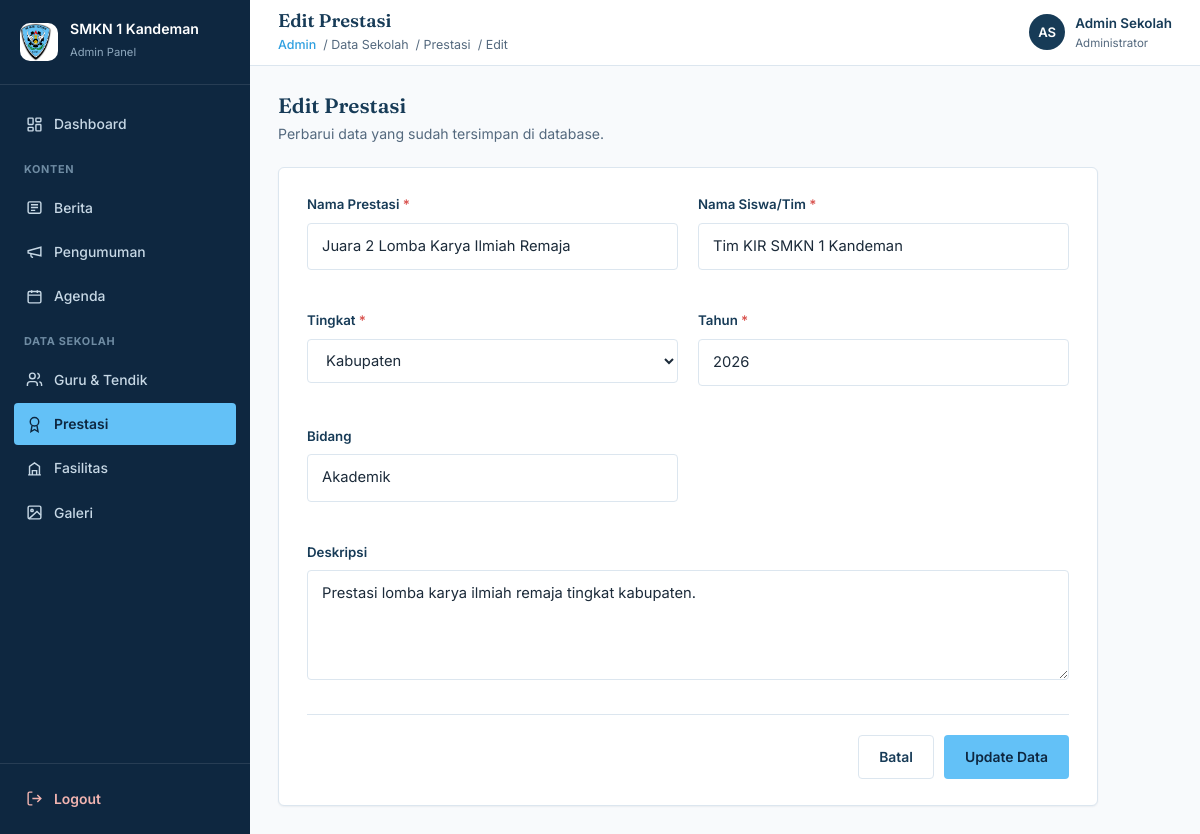
Screenshot of /admin/prestasi/edit.php?id=2 (signed in) with the database file from the repository.
### tables this page shows
CREATE TABLE IF NOT EXISTS prestasi (
    id INT UNSIGNED AUTO_INCREMENT PRIMARY KEY,
    nama_prestasi VARCHAR(200) NOT NULL,
    nama_siswa VARCHAR(150) NOT NULL,
    tingkat ENUM('Sekolah','Kabupaten','Provinsi','Nasional','Internasional') NOT NULL DEFAULT 'Sekolah',
    tahun YEAR NOT NULL,
    bidang VARCHAR(100) DEFAULT NULL,
    deskripsi TEXT,
    created_at TIMESTAMP DEFAULT CURRENT_TIMESTAMP,
    updated_at TIMESTAMP DEFAULT CURRENT_TIMESTAMP ON UPDATE CURRENT_TIMESTAMP
);

### admin/prestasi/edit.php (the view, shortened to what this page needs)
<?php
require_once '../../config/koneksi.php';
$id = isset($_GET['id']) ? intval($_GET['id']) : (isset($_POST['id']) ? intval($_POST['id']) : 0);
$errors = [];
if ($_SERVER['REQUEST_METHOD'] === 'POST') {
    $nama_prestasi = trim($_POST['nama_prestasi'] ?? '');
    $nama_siswa = trim($_POST['nama_siswa'] ?? '');
    $tingkat = trim($_POST['tingkat'] ?? '');
    $tahun = trim($_POST['tahun'] ?? '');
    $bidang = trim($_POST['bidang'] ?? '');
    $deskripsi = trim($_POST['deskripsi'] ?? '');
    if ($nama_prestasi === '') {
        $errors[] = 'Nama Prestasi wajib diisi.';
    }
    if ($nama_siswa === '') {
        $errors[] = 'Nama Siswa/Tim wajib diisi.';
    }
    if ($tingkat === '') {
        $errors[] = 'Tingkat wajib diisi.';
    }
    if ($tahun === '') {
        $errors[] = 'Tahun wajib diisi.';
    }
    if (empty($errors)) {
        $stmt = mysqli_prepare($koneksi, "UPDATE prestasi SET nama_prestasi = ?, nama_siswa = ?, tingkat = ?, tahun = ?, bidang = ?, deskripsi = ? WHERE id = ?");
        mysqli_stmt_bind_param($stmt, "ssssssi", $nama_prestasi, $nama_siswa, $tingkat, $tahun, $bidang, $deskripsi, $id);
        if (mysqli_stmt_execute($stmt)) {
            header('Location: index.php?msg=edit_sukses');
            exit;
        } else {
            $errors[] = 'Gagal memperbarui data: ' . mysqli_error($koneksi);
        }
    }
    $data = $_POST;
} else {
    $result = mysqli_query($koneksi, "SELECT * FROM prestasi WHERE id = " . $id . " LIMIT 1");
    $row = mysqli_fetch_assoc($result);
    $data = $row;
}
include '../includes/header.php';
include '../includes/sidebar.php';
?>
<div class="main-area">
    <?php include '../includes/topbar.php'; ?>
    <div class="content">
        <div class="page-head">
            <div>
                <h2>Edit Prestasi</h2>
                <p>Perbarui data yang sudah tersimpan di database.</p>
            </div>
        </div>
        <form class="form-panel" action="edit.php?id=<?php echo $id; ?>" method="post" enctype="multipart/form-data" autocomplete="off">
            <div class="form-grid">
                <div class="form-group">
                    <label for="nama_prestasi">Nama Prestasi <span style="color:var(--danger);">*</span></label>
                    <input type="text" id="nama_prestasi" name="nama_prestasi" class="field-input" placeholder="Masukkan nama/judul prestasi" value="<?php echo htmlspecialchars($data['nama_prestasi'] ?? ''); ?>" required>
                </div>
                <div class="form-group">
                    <label for="nama_siswa">Nama Siswa/Tim <span style="color:var(--danger);">*</span></label>
                    <input type="text" id="nama_siswa" name="nama_siswa" class="field-input" placeholder="Masukkan nama siswa atau tim" value="<?php echo htmlspecialchars($data['nama_siswa'] ?? ''); ?>" required>
                </div>
                <div class="form-group">
                    <label for="tingkat">Tingkat <span style="color:var(--danger);">*</span></label>
                    <select id="tingkat" name="tingkat" class="field-input" required>
                        <option value="Kabupaten" <?php echo ((($data['tingkat'] ?? '')) === 'Kabupaten') ? 'selected' : ''; ?>>Kabupaten</option>
                    </select>
                </div>
                <div class="form-group">
                    <label for="tahun">Tahun <span style="color:var(--danger);">*</span></label>
                    <input type="text" id="tahun" name="tahun" class="field-input" placeholder="Contoh: 2026" value="<?php echo htmlspecialchars($data['tahun'] ?? ''); ?>" required>
                </div>
                <div class="form-group">
                    <label for="bidang">Bidang</label>
                    <input type="text" id="bidang" name="bidang" class="field-input" placeholder="Contoh: Akademik / Non-Akademik" value="<?php echo htmlspecialchars($data['bidang'] ?? ''); ?>">
                </div>
                <div class="form-group full">
                    <label for="deskripsi">Deskripsi</label>
                    <textarea id="deskripsi" name="deskripsi" class="field-input" placeholder="Deskripsi singkat prestasi" rows="3"><?php echo htmlspecialchars($data['deskripsi'] ?? ''); ?></textarea>
                </div>
            </div>
            <div class="form-actions">
                <a href="index.php" class="btn btn-outline">Batal</a>
                <button type="submit" class="btn btn-primary">Update Data</button>
            </div>
        </form>
    </div>
<?php include '../includes/footer.php'; ?>

### admin/assets/css/admin.css (style rules this page uses)
:root { --navy:#173B57; --navy-dark:#0E2740; --navy-soft:#2C5578; --sky:#63C1F7; --sky-dark:#2E9FE0; --bg:#F8FAFC; --white:#FFFFFF; --ink:#1C2B3A; --text-secondary:#54697E; --border:#DCE6EF; --shadow: 0 1px 2px rgba(15,39,64,.06); --shadow-md: 0 4px 14px rgba(15,39,64,.08); --radius-lg: 6px; --radius-md: 4px; --danger:#D9534F; --danger-soft:#FBEAE9; --success:#2E9E5B; --success-soft:#E7F6ED; --warning:#C98A1F; --warning-soft:#FBF3E3; --sidebar-w: 250px; --topbar-h: 66px; }
* { box-sizing:border-box; }
button,input,textarea,select { font:inherit; }
button { margin:0;cursor:pointer; }
html { scroll-behavior:smooth; }
body { margin:0; font-family:'Inter',Arial,sans-serif; color:var(--ink); background:var(--bg); line-height:1.6; -webkit-font-smoothing:antialiased; }
h1,h2,h3,h4 { font-family:'Fraunces',Georgia,serif; color:var(--navy); margin:0; line-height:1.2; font-weight:600; }
p { margin:0; }
a { color:inherit;text-decoration:none; }
.field-input { width:100%; padding:11px 14px; border:1.5px solid var(--border); border-radius:var(--radius-md); background:var(--white); font-size:.92rem; color:var(--ink); transition:border-color .15s ease; }
.btn { display:inline-flex;align-items:center;justify-content:center;gap:8px; padding:10px 20px;border-radius:var(--radius-md); font-weight:600;font-size:.87rem; border:1.5px solid transparent;cursor:pointer; transition:background .15s ease, color .15s ease, border-color .15s ease; white-space:nowrap; }
.btn-primary { background:var(--sky);color:var(--navy-dark); }
.btn-outline { border-color:var(--border);color:var(--navy);background:var(--white); }
.main-area { flex:1; margin-left:var(--sidebar-w); display:flex; flex-direction:column; min-width:0; }
.content { padding:28px;flex:1; }
.page-head { display:flex;align-items:flex-start;justify-content:space-between; flex-wrap:wrap;gap:14px; margin-bottom:22px; }
.page-head h2 { font-size:1.3rem; }
.page-head p { color:var(--text-secondary);font-size:.88rem;margin-top:4px; }
.form-panel { background:var(--white);border:1px solid var(--border);border-radius:var(--radius-lg); box-shadow:var(--shadow);padding:26px 28px;max-width:820px; }
.form-grid { display:grid;grid-template-columns:1fr 1fr;gap:20px; }
.form-group { margin-bottom:20px; }
.form-group.full { grid-column:1/-1; }
.form-group label { display:block;font-size:.83rem;font-weight:600;color:var(--navy);margin-bottom:7px; }
textarea.field-input { resize:vertical;min-height:110px; }
.form-actions { display:flex;gap:10px;justify-content:flex-end; margin-top:6px;padding-top:20px;border-top:1px solid var(--border); }

### rows the page displays
prestasi: nama_prestasi "Juara 2 Lomba Karya Ilmiah Remaja", nama_siswa "Tim KIR SMKN 1 Kandeman", tingkat "Kabupaten", tahun "2026", bidang "Akademik", deskripsi "Prestasi lomba karya ilmiah remaja tingkat kabupaten."

### other values shown
$pageTitle "Edit Prestasi"
$crumb "Data Sekolah"
$crumb "Prestasi"
$crumb "Edit"
$initials "AS"
$adminNama "Admin Sekolah"
